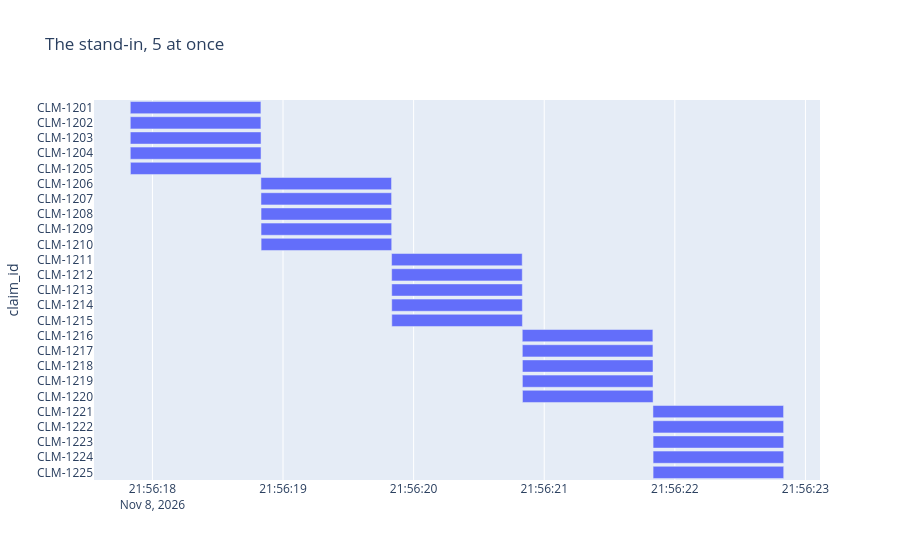

Here is the notebook cell this chart was saved with:
### Markdown cell above
There are never more than N claims running at once. Here's the run with 5 at once. Each bar is a claim, from when it started to when it finished.

### Code cell
def show_timeline(results, title):
    """Draw each claim as a bar from when it started to when it finished."""
    fig = px.timeline(pd.DataFrame(results), x_start="started", x_end="finished", y="claim_id", title=title)
    fig.update_yaxes(autorange="reversed")
    fig.show()


result = dispatcher.invoke({}, {"max_concurrency": 5})
show_timeline(result["results"], "The stand-in, 5 at once")

### Figure 1 — Plotly figure (JSON) as saved in the notebook; plotly's stock layout.template omitted (floating-point values rounded to 4 significant figures)
{"data": [{"base": ["2026-11-08T21:56:17.830764", "2026-11-08T21:56:17.830764", "2026-11-08T21:56:17.830764", "2026-11-08T21:56:17.830764", "2026-11-08T21:56:17.831764", "2026-11-08T21:56:18.830777", "2026-11-08T21:56:18.831290", "2026-11-08T21:56:18.831799", "2026-11-08T21:56:18.831799", "2026-11-08T21:56:18.832318", "2026-11-08T21:56:19.831367", "2026-11-08T21:56:19.831906", "2026-11-08T21:56:19.832416", "2026-11-08T21:56:19.832416", "2026-11-08T21:56:19.832925", "2026-11-08T21:56:20.831865", "2026-11-08T21:56:20.832369", "2026-11-08T21:56:20.832879", "2026-11-08T21:56:20.832879", "2026-11-08T21:56:20.833397", "2026-11-08T21:56:21.832538", "2026-11-08T21:56:21.833043", "2026-11-08T21:56:21.833553", "2026-11-08T21:56:21.833553", "2026-11-08T21:56:21.833553"], "hovertemplate": "started=%{base}<br>finished=%{x}<br>claim_id=%{y}<extra></extra>", "legendgroup": "", "marker": {"color": "#636efa", "pattern": {"shape": ""}}, "name": "", "orientation": "h", "showlegend": false, "textposition": "auto", "type": "bar", "x": [1000, 1000, 1001, 1001, 1000, 1000, 1000, 1000, 1000, 1000, 1000, 1000, 1000, 1000, 1000, 1000, 1000, 1000, 1000, 1000, 1000, 1000, 1000, 1000, 1000], "xaxis": "x", "y": ["CLM-1201", "CLM-1202", "CLM-1203", "CLM-1204", "CLM-1205", "CLM-1206", "CLM-1207", "CLM-1208", "CLM-1209", "CLM-1210", "CLM-1211", "CLM-1212", "CLM-1213", "CLM-1214", "CLM-1215", "CLM-1216", "CLM-1217", "CLM-1218", "CLM-1219", "CLM-1220", "CLM-1221", "CLM-1222", "CLM-1223", "CLM-1224", "CLM-1225"], "yaxis": "y"}], "layout": {"barmode": "overlay", "legend": {"tracegroupgap": 0}, "title": {"text": "The stand-in, 5 at once"}, "xaxis": {"anchor": "y", "domain": [0, 1], "type": "date"}, "yaxis": {"anchor": "x", "autorange": "reversed", "domain": [0, 1], "title": {"text": "claim_id"}}}}
